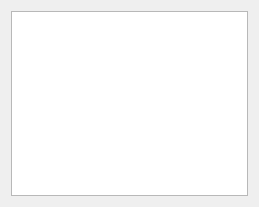
<?xml version="1.0" encoding="UTF-8"?>
<ui version="4.0">
 <class>Dialog</class>
 <widget class="QDialog" name="Dialog">
  <property name="geometry">
   <rect>
    <x>0</x>
    <y>0</y>
    <width>259</width>
    <height>207</height>
   </rect>
  </property>
  <property name="font">
   <font>
    <family>Roboto Black</family>
   </font>
  </property>
  <property name="windowTitle">
   <string notr="true">LIST FORM</string>
  </property>
  <property name="toolTip">
   <string notr="true"/>
  </property>
  <property name="statusTip">
   <string notr="true"/>
  </property>
  <property name="whatsThis">
   <string notr="true"/>
  </property>
  <property name="accessibleName">
   <string notr="true"/>
  </property>
  <property name="accessibleDescription">
   <string notr="true"/>
  </property>
  <property name="windowFilePath">
   <string notr="true"/>
  </property>
  <layout class="QGridLayout" name="gridLayout">
   <item row="0" column="0" rowspan="2">
    <widget class="QListWidget" name="lst">
     <property name="minimumSize">
      <size>
       <width>221</width>
       <height>0</height>
      </size>
     </property>
     <property name="font">
      <font>
       <family>Consolas</family>
       <pointsize>12</pointsize>
      </font>
     </property>
     <property name="toolTip">
      <string notr="true"/>
     </property>
     <property name="statusTip">
      <string notr="true"/>
     </property>
     <property name="whatsThis">
      <string notr="true"/>
     </property>
     <property name="accessibleName">
      <string notr="true"/>
     </property>
     <property name="accessibleDescription">
      <string notr="true"/>
     </property>
     <property name="locale">
      <locale language="English" country="UnitedKingdom"/>
     </property>
     <property name="alternatingRowColors">
      <bool>true</bool>
     </property>
     <property name="isWrapping" stdset="0">
      <bool>false</bool>
     </property>
     <property name="viewMode">
      <enum>QListView::ListMode</enum>
     </property>
     <property name="uniformItemSizes">
      <bool>false</bool>
     </property>
     <property name="wordWrap">
      <bool>false</bool>
     </property>
     <property name="selectionRectVisible">
      <bool>false</bool>
     </property>
    </widget>
   </item>
  </layout>
 </widget>
 <tabstops>
  <tabstop>lst</tabstop>
 </tabstops>
 <resources/>
 <connections/>
</ui>
